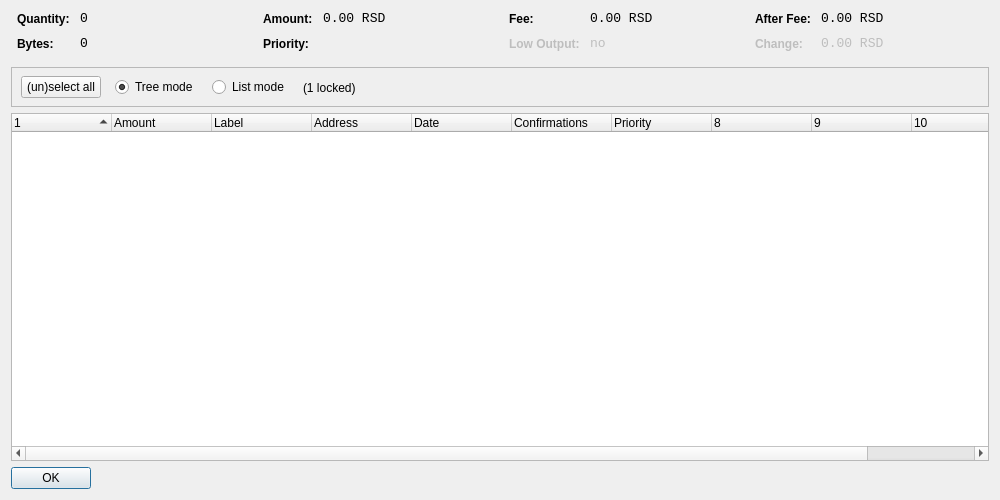
<?xml version="1.0" encoding="UTF-8"?>
<ui version="4.0">
 <class>CoinControlDialog</class>
 <widget class="QDialog" name="CoinControlDialog">
  <property name="geometry">
   <rect>
    <x>0</x>
    <y>0</y>
    <width>1000</width>
    <height>500</height>
   </rect>
  </property>
  <property name="windowTitle">
   <string>Coin Control</string>
  </property>
  <layout class="QVBoxLayout" name="verticalLayout">
   <item>
    <layout class="QHBoxLayout" name="horizontalLayoutTop" stretch="0,0,0,0">
     <property name="topMargin">
      <number>0</number>
     </property>
     <property name="bottomMargin">
      <number>10</number>
     </property>
     <item>
      <layout class="QFormLayout" name="formLayoutCoinControl1">
       <property name="horizontalSpacing">
        <number>10</number>
       </property>
       <property name="verticalSpacing">
        <number>10</number>
       </property>
       <property name="leftMargin">
        <number>6</number>
       </property>
       <property name="rightMargin">
        <number>6</number>
       </property>
       <item row="0" column="0">
        <widget class="QLabel" name="labelCoinControlQuantityText">
         <property name="styleSheet">
          <string notr="true">font-weight:bold;</string>
         </property>
         <property name="text">
          <string>Quantity:</string>
         </property>
        </widget>
       </item>
       <item row="0" column="1">
        <widget class="QLabel" name="labelCoinControlQuantity">
         <property name="font">
          <font>
           <family>Monospace</family>
           <pointsize>10</pointsize>
          </font>
         </property>
         <property name="cursor">
          <cursorShape>IBeamCursor</cursorShape>
         </property>
         <property name="contextMenuPolicy">
          <enum>Qt::ActionsContextMenu</enum>
         </property>
         <property name="text">
          <string notr="true">0</string>
         </property>
         <property name="textInteractionFlags">
          <set>Qt::LinksAccessibleByMouse|Qt::TextSelectableByKeyboard|Qt::TextSelectableByMouse</set>
         </property>
        </widget>
       </item>
       <item row="1" column="0">
        <widget class="QLabel" name="labelCoinControlBytesText">
         <property name="styleSheet">
          <string notr="true">font-weight:bold;</string>
         </property>
         <property name="text">
          <string>Bytes:</string>
         </property>
        </widget>
       </item>
       <item row="1" column="1">
        <widget class="QLabel" name="labelCoinControlBytes">
         <property name="font">
          <font>
           <family>Monospace</family>
           <pointsize>10</pointsize>
          </font>
         </property>
         <property name="cursor">
          <cursorShape>IBeamCursor</cursorShape>
         </property>
         <property name="contextMenuPolicy">
          <enum>Qt::ActionsContextMenu</enum>
         </property>
         <property name="text">
          <string notr="true">0</string>
         </property>
         <property name="textInteractionFlags">
          <set>Qt::LinksAccessibleByMouse|Qt::TextSelectableByKeyboard|Qt::TextSelectableByMouse</set>
         </property>
        </widget>
       </item>
      </layout>
     </item>
     <item>
      <layout class="QFormLayout" name="formLayoutCoinControl2">
       <property name="horizontalSpacing">
        <number>10</number>
       </property>
       <property name="verticalSpacing">
        <number>10</number>
       </property>
       <property name="leftMargin">
        <number>6</number>
       </property>
       <property name="rightMargin">
        <number>6</number>
       </property>
       <item row="0" column="0">
        <widget class="QLabel" name="labelCoinControlAmountText">
         <property name="styleSheet">
          <string notr="true">font-weight:bold;</string>
         </property>
         <property name="text">
          <string>Amount:</string>
         </property>
        </widget>
       </item>
       <item row="0" column="1">
        <widget class="QLabel" name="labelCoinControlAmount">
         <property name="font">
          <font>
           <family>Monospace</family>
           <pointsize>10</pointsize>
          </font>
         </property>
         <property name="cursor">
          <cursorShape>IBeamCursor</cursorShape>
         </property>
         <property name="contextMenuPolicy">
          <enum>Qt::ActionsContextMenu</enum>
         </property>
         <property name="text">
          <string notr="true">0.00 RSD</string>
         </property>
         <property name="textInteractionFlags">
          <set>Qt::LinksAccessibleByMouse|Qt::TextSelectableByKeyboard|Qt::TextSelectableByMouse</set>
         </property>
        </widget>
       </item>
       <item row="1" column="0">
        <widget class="QLabel" name="labelCoinControlPriorityText">
         <property name="styleSheet">
          <string notr="true">font-weight:bold;</string>
         </property>
         <property name="text">
          <string>Priority:</string>
         </property>
        </widget>
       </item>
       <item row="1" column="1">
        <widget class="QLabel" name="labelCoinControlPriority">
         <property name="font">
          <font>
           <family>Monospace</family>
           <pointsize>10</pointsize>
          </font>
         </property>
         <property name="cursor">
          <cursorShape>IBeamCursor</cursorShape>
         </property>
         <property name="contextMenuPolicy">
          <enum>Qt::ActionsContextMenu</enum>
         </property>
         <property name="text">
          <string/>
         </property>
         <property name="textInteractionFlags">
          <set>Qt::LinksAccessibleByMouse|Qt::TextSelectableByKeyboard|Qt::TextSelectableByMouse</set>
         </property>
        </widget>
       </item>
      </layout>
     </item>
     <item>
      <layout class="QFormLayout" name="formLayoutCoinControl3">
       <property name="horizontalSpacing">
        <number>10</number>
       </property>
       <property name="verticalSpacing">
        <number>10</number>
       </property>
       <property name="leftMargin">
        <number>6</number>
       </property>
       <property name="rightMargin">
        <number>6</number>
       </property>
       <item row="0" column="0">
        <widget class="QLabel" name="labelCoinControlFeeText">
         <property name="styleSheet">
          <string notr="true">font-weight:bold;</string>
         </property>
         <property name="text">
          <string>Fee:</string>
         </property>
        </widget>
       </item>
       <item row="0" column="1">
        <widget class="QLabel" name="labelCoinControlFee">
         <property name="font">
          <font>
           <family>Monospace</family>
           <pointsize>10</pointsize>
          </font>
         </property>
         <property name="cursor">
          <cursorShape>IBeamCursor</cursorShape>
         </property>
         <property name="contextMenuPolicy">
          <enum>Qt::ActionsContextMenu</enum>
         </property>
         <property name="text">
          <string notr="true">0.00 RSD</string>
         </property>
         <property name="textInteractionFlags">
          <set>Qt::LinksAccessibleByMouse|Qt::TextSelectableByKeyboard|Qt::TextSelectableByMouse</set>
         </property>
        </widget>
       </item>
       <item row="1" column="0">
        <widget class="QLabel" name="labelCoinControlLowOutputText">
         <property name="enabled">
          <bool>false</bool>
         </property>
         <property name="styleSheet">
          <string notr="true">font-weight:bold;</string>
         </property>
         <property name="text">
          <string>Low Output:</string>
         </property>
        </widget>
       </item>
       <item row="1" column="1">
        <widget class="QLabel" name="labelCoinControlLowOutput">
         <property name="enabled">
          <bool>false</bool>
         </property>
         <property name="font">
          <font>
           <family>Monospace</family>
           <pointsize>10</pointsize>
          </font>
         </property>
         <property name="cursor">
          <cursorShape>IBeamCursor</cursorShape>
         </property>
         <property name="contextMenuPolicy">
          <enum>Qt::ActionsContextMenu</enum>
         </property>
         <property name="text">
          <string>no</string>
         </property>
         <property name="textInteractionFlags">
          <set>Qt::LinksAccessibleByMouse|Qt::TextSelectableByKeyboard|Qt::TextSelectableByMouse</set>
         </property>
        </widget>
       </item>
      </layout>
     </item>
     <item>
      <layout class="QFormLayout" name="formLayoutCoinControl4">
       <property name="horizontalSpacing">
        <number>10</number>
       </property>
       <property name="verticalSpacing">
        <number>10</number>
       </property>
       <property name="leftMargin">
        <number>6</number>
       </property>
       <property name="rightMargin">
        <number>6</number>
       </property>
       <item row="0" column="0">
        <widget class="QLabel" name="labelCoinControlAfterFeeText">
         <property name="styleSheet">
          <string notr="true">font-weight:bold;</string>
         </property>
         <property name="text">
          <string>After Fee:</string>
         </property>
        </widget>
       </item>
       <item row="0" column="1">
        <widget class="QLabel" name="labelCoinControlAfterFee">
         <property name="font">
          <font>
           <family>Monospace</family>
           <pointsize>10</pointsize>
          </font>
         </property>
         <property name="cursor">
          <cursorShape>IBeamCursor</cursorShape>
         </property>
         <property name="contextMenuPolicy">
          <enum>Qt::ActionsContextMenu</enum>
         </property>
         <property name="text">
          <string notr="true">0.00 RSD</string>
         </property>
         <property name="textInteractionFlags">
          <set>Qt::LinksAccessibleByMouse|Qt::TextSelectableByKeyboard|Qt::TextSelectableByMouse</set>
         </property>
        </widget>
       </item>
       <item row="1" column="0">
        <widget class="QLabel" name="labelCoinControlChangeText">
         <property name="enabled">
          <bool>false</bool>
         </property>
         <property name="styleSheet">
          <string notr="true">font-weight:bold;</string>
         </property>
         <property name="text">
          <string>Change:</string>
         </property>
        </widget>
       </item>
       <item row="1" column="1">
        <widget class="QLabel" name="labelCoinControlChange">
         <property name="enabled">
          <bool>false</bool>
         </property>
         <property name="font">
          <font>
           <family>Monospace</family>
           <pointsize>10</pointsize>
          </font>
         </property>
         <property name="cursor">
          <cursorShape>IBeamCursor</cursorShape>
         </property>
         <property name="contextMenuPolicy">
          <enum>Qt::ActionsContextMenu</enum>
         </property>
         <property name="text">
          <string notr="true">0.00 RSD</string>
         </property>
         <property name="textInteractionFlags">
          <set>Qt::LinksAccessibleByMouse|Qt::TextSelectableByKeyboard|Qt::TextSelectableByMouse</set>
         </property>
        </widget>
       </item>
      </layout>
     </item>
    </layout>
   </item>
   <item>
    <widget class="QFrame" name="frame">
     <property name="minimumSize">
      <size>
       <width>0</width>
       <height>40</height>
      </size>
     </property>
     <property name="frameShape">
      <enum>QFrame::StyledPanel</enum>
     </property>
     <property name="frameShadow">
      <enum>QFrame::Sunken</enum>
     </property>
     <widget class="QWidget" name="horizontalLayoutWidget">
      <property name="geometry">
       <rect>
        <x>10</x>
        <y>0</y>
        <width>781</width>
        <height>41</height>
       </rect>
      </property>
      <layout class="QHBoxLayout" name="horizontalLayoutPanel" stretch="0,0,0,0,0">
       <property name="spacing">
        <number>14</number>
       </property>
       <item>
        <widget class="QPushButton" name="pushButtonSelectAll">
         <property name="sizePolicy">
          <sizepolicy hsizetype="Maximum" vsizetype="Fixed">
           <horstretch>0</horstretch>
           <verstretch>0</verstretch>
          </sizepolicy>
         </property>
         <property name="text">
          <string>(un)select all</string>
         </property>
        </widget>
       </item>
       <item>
        <widget class="QRadioButton" name="radioTreeMode">
         <property name="sizePolicy">
          <sizepolicy hsizetype="Maximum" vsizetype="Fixed">
           <horstretch>0</horstretch>
           <verstretch>0</verstretch>
          </sizepolicy>
         </property>
         <property name="text">
          <string>Tree mode</string>
         </property>
         <property name="checked">
          <bool>true</bool>
         </property>
        </widget>
       </item>
       <item>
        <widget class="QRadioButton" name="radioListMode">
         <property name="sizePolicy">
          <sizepolicy hsizetype="Maximum" vsizetype="Fixed">
           <horstretch>0</horstretch>
           <verstretch>0</verstretch>
          </sizepolicy>
         </property>
         <property name="text">
          <string>List mode</string>
         </property>
        </widget>
       </item>
       <item>
        <widget class="QLabel" name="labelLocked">
         <property name="text">
          <string>(1 locked)</string>
         </property>
        </widget>
       </item>
       <item>
        <spacer name="horizontalSpacer">
         <property name="orientation">
          <enum>Qt::Horizontal</enum>
         </property>
         <property name="sizeHint" stdset="0">
          <size>
           <width>40</width>
           <height>20</height>
          </size>
         </property>
        </spacer>
       </item>
      </layout>
     </widget>
    </widget>
   </item>
   <item>
    <widget class="CoinControlTreeWidget" name="treeWidget">
     <property name="contextMenuPolicy">
      <enum>Qt::CustomContextMenu</enum>
     </property>
     <property name="sortingEnabled">
      <bool>false</bool>
     </property>
     <property name="columnCount">
      <number>11</number>
     </property>
     <attribute name="headerShowSortIndicator" stdset="0">
      <bool>true</bool>
     </attribute>
     <attribute name="headerStretchLastSection">
      <bool>false</bool>
     </attribute>
     <column>
      <property name="text">
       <string/>
      </property>
     </column>
     <column>
      <property name="text">
       <string>Amount</string>
      </property>
     </column>
     <column>
      <property name="text">
       <string notr="true">Label</string>
      </property>
     </column>
     <column>
      <property name="text">
       <string>Address</string>
      </property>
     </column>
     <column>
      <property name="text">
       <string>Date</string>
      </property>
     </column>
     <column>
      <property name="text">
       <string>Confirmations</string>
      </property>
      <property name="toolTip">
       <string>Confirmed</string>
      </property>
     </column>
     <column>
      <property name="text">
       <string>Priority</string>
      </property>
     </column>
     <column>
      <property name="text">
       <string/>
      </property>
     </column>
     <column>
      <property name="text">
       <string/>
      </property>
     </column>
     <column>
      <property name="text">
       <string/>
      </property>
     </column>
     <column>
      <property name="text">
       <string/>
      </property>
     </column>
    </widget>
   </item>
   <item>
    <widget class="QDialogButtonBox" name="buttonBox">
     <property name="sizePolicy">
      <sizepolicy hsizetype="Maximum" vsizetype="Fixed">
       <horstretch>0</horstretch>
       <verstretch>0</verstretch>
      </sizepolicy>
     </property>
     <property name="orientation">
      <enum>Qt::Horizontal</enum>
     </property>
     <property name="standardButtons">
      <set>QDialogButtonBox::Ok</set>
     </property>
    </widget>
   </item>
  </layout>
 </widget>
 <customwidgets>
  <customwidget>
   <class>CoinControlTreeWidget</class>
   <extends>QTreeWidget</extends>
   <header>coincontroltreewidget.h</header>
  </customwidget>
 </customwidgets>
 <resources/>
 <connections/>
</ui>
